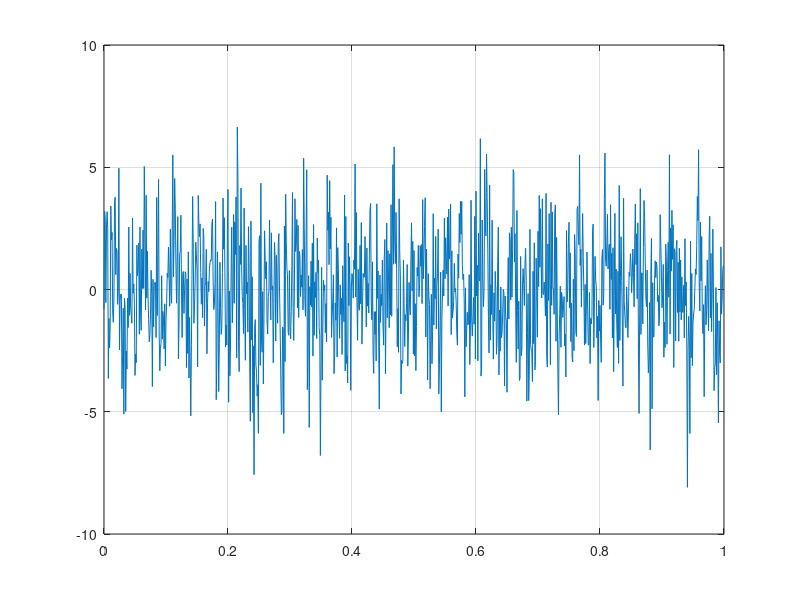
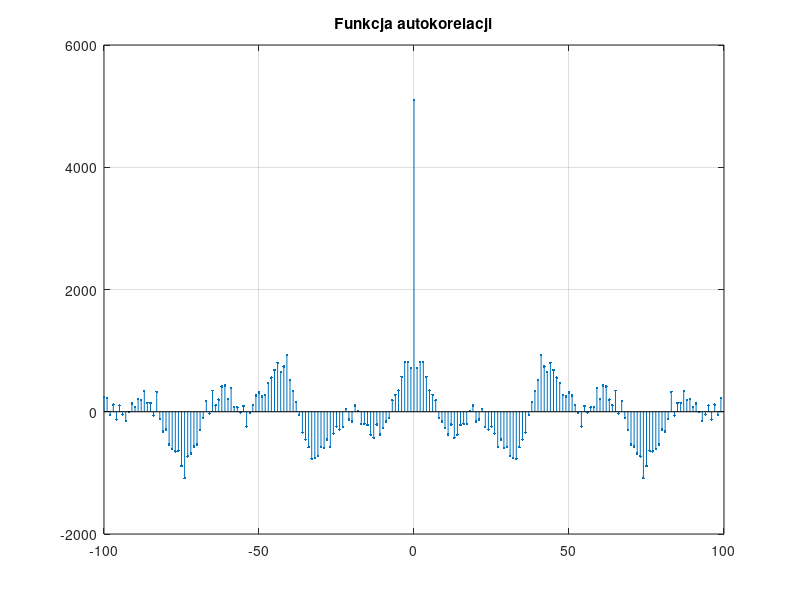
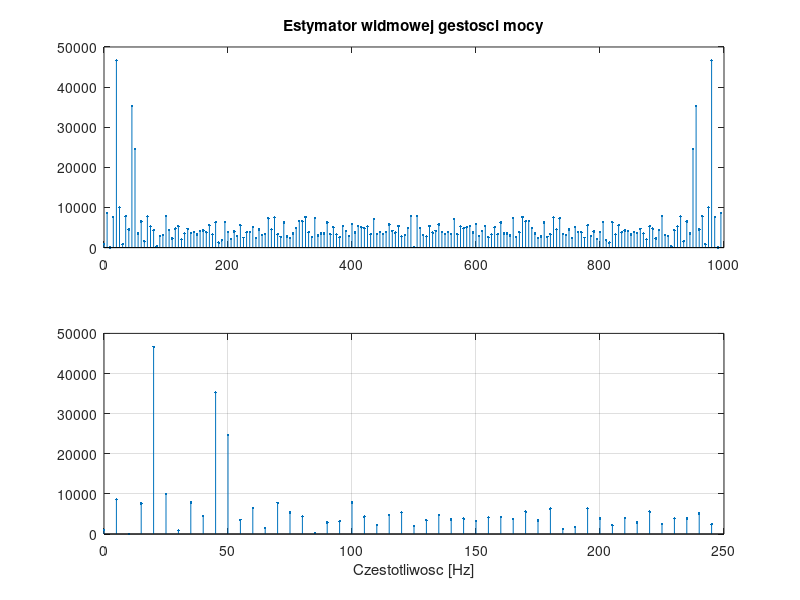

MATLAB code for these plots, in order:
clf
% tworzenie sygnalu
T = 1;          % czas trwania sygnalu [s]
dt = 0.001;     % okres probkowania sygnalu
fpr = 1/dt;    % czestotliwosc probkowania sygnalu
t = 0:dt:T-dt;
f1 = 20; f2 = 47;
A1 = 1;
A2 = 1;
Aszum = 2;
x = A1*sin(2*pi*f1*t);
y = A2*cos(2*pi*f2*t);
szum = Aszum*randn(1, length(t));
s = x + y + szum;

figure(1)
plot(t,s); grid on;

MAXLAG = fix(0.1*length(t));
a_kor = xcorr(s, MAXLAG);
tau = [-MAXLAG:-1, 0, 1:MAXLAG];  % opis osi czasu dla a_kor
a_kor = a_kor(1:length(a_kor)-1);
tau = tau(1:length(tau)-1);

figure(2);
stem(tau, a_kor, '.'); grid on;
title('Funkcja autokorelacji');

df = fpr/length(tau);

figure(3);
subplot(2,1,1)
Pxx = abs(fft(a_kor));      % widmowa gestosc mocy (PSD)
f = 0:df:fpr-df;
stem(f, Pxx, '.')
title('Estymator widmowej gestosci mocy')
subplot(2,1,2)
stem(f(1:50), Pxx(1:50), '.'); grid on;
xlabel('Czestotliwosc [Hz]');
